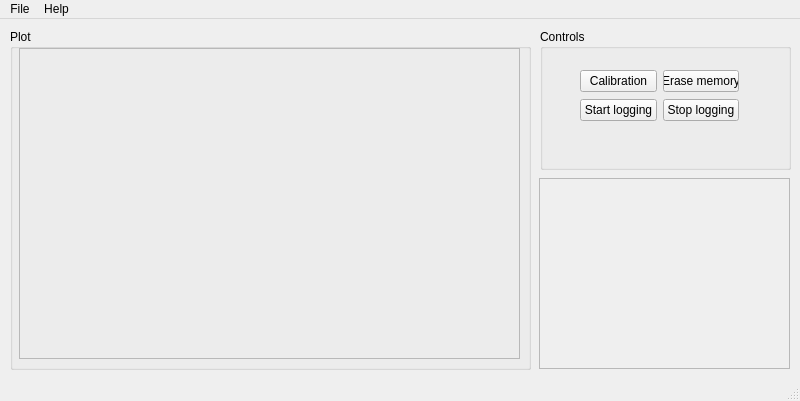
<?xml version="1.0" encoding="UTF-8"?>
<ui version="4.0">
 <class>Altimeter</class>
 <widget class="QMainWindow" name="Altimeter">
  <property name="geometry">
   <rect>
    <x>0</x>
    <y>0</y>
    <width>800</width>
    <height>401</height>
   </rect>
  </property>
  <property name="windowTitle">
   <string>MainWindow</string>
  </property>
  <widget class="QWidget" name="centralwidget">
   <widget class="QGroupBox" name="groupBox">
    <property name="geometry">
     <rect>
      <x>540</x>
      <y>10</y>
      <width>251</width>
      <height>141</height>
     </rect>
    </property>
    <property name="title">
     <string>Controls</string>
    </property>
    <widget class="QWidget" name="">
     <property name="geometry">
      <rect>
       <x>40</x>
       <y>40</y>
       <width>159</width>
       <height>54</height>
      </rect>
     </property>
     <layout class="QGridLayout" name="gridLayout">
      <item row="0" column="0">
       <widget class="QPushButton" name="calibrationButton">
        <property name="text">
         <string>Calibration</string>
        </property>
       </widget>
      </item>
      <item row="0" column="1">
       <widget class="QPushButton" name="eraseMemoryButton">
        <property name="text">
         <string>Erase memory</string>
        </property>
       </widget>
      </item>
      <item row="1" column="0">
       <widget class="QPushButton" name="startLoggingButton">
        <property name="text">
         <string>Start logging</string>
        </property>
       </widget>
      </item>
      <item row="1" column="1">
       <widget class="QPushButton" name="stopLoggingButton">
        <property name="text">
         <string>Stop logging</string>
        </property>
       </widget>
      </item>
     </layout>
    </widget>
   </widget>
   <widget class="QGroupBox" name="groupBox_2">
    <property name="geometry">
     <rect>
      <x>10</x>
      <y>10</y>
      <width>521</width>
      <height>341</height>
     </rect>
    </property>
    <property name="title">
     <string>Plot</string>
    </property>
    <widget class="QFrame" name="frame">
     <property name="geometry">
      <rect>
       <x>9</x>
       <y>19</y>
       <width>501</width>
       <height>311</height>
      </rect>
     </property>
     <property name="frameShape">
      <enum>QFrame::StyledPanel</enum>
     </property>
     <property name="frameShadow">
      <enum>QFrame::Raised</enum>
     </property>
    </widget>
   </widget>
   <widget class="QScrollArea" name="scrollArea">
    <property name="geometry">
     <rect>
      <x>539</x>
      <y>159</y>
      <width>251</width>
      <height>191</height>
     </rect>
    </property>
    <property name="widgetResizable">
     <bool>true</bool>
    </property>
    <widget class="QWidget" name="scrollAreaWidgetContents">
     <property name="geometry">
      <rect>
       <x>0</x>
       <y>0</y>
       <width>249</width>
       <height>189</height>
      </rect>
     </property>
    </widget>
   </widget>
  </widget>
  <widget class="QMenuBar" name="menubar">
   <property name="geometry">
    <rect>
     <x>0</x>
     <y>0</y>
     <width>800</width>
     <height>21</height>
    </rect>
   </property>
   <widget class="QMenu" name="menuFile">
    <property name="title">
     <string>File</string>
    </property>
    <addaction name="actionOpen"/>
    <addaction name="separator"/>
    <addaction name="actionQuit"/>
   </widget>
   <widget class="QMenu" name="menuHelp">
    <property name="title">
     <string>Help</string>
    </property>
    <addaction name="actionAbout"/>
   </widget>
   <addaction name="menuFile"/>
   <addaction name="menuHelp"/>
  </widget>
  <widget class="QStatusBar" name="statusbar"/>
  <action name="actionOpen">
   <property name="text">
    <string>Open...</string>
   </property>
  </action>
  <action name="actionQuit">
   <property name="text">
    <string>Quit</string>
   </property>
  </action>
  <action name="actionAbout">
   <property name="text">
    <string>About</string>
   </property>
  </action>
 </widget>
 <resources/>
 <connections/>
 <designerdata>
  <property name="gridDeltaX">
   <number>10</number>
  </property>
  <property name="gridDeltaY">
   <number>10</number>
  </property>
  <property name="gridSnapX">
   <bool>true</bool>
  </property>
  <property name="gridSnapY">
   <bool>true</bool>
  </property>
  <property name="gridVisible">
   <bool>true</bool>
  </property>
 </designerdata>
</ui>
